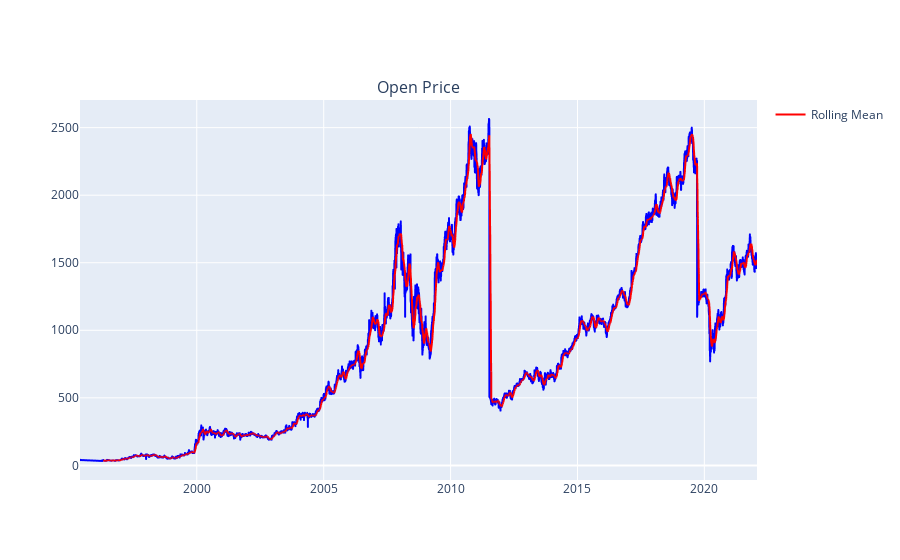

This figure's notebook cell:
### Code cell
import plotly.express as px
import pandas as pd
from plotly.subplots import make_subplots
from statsmodels.tsa.seasonal import seasonal_decompose



def get_figure (df, column_name):
    fig = make_subplots(rows=2, cols=1, shared_xaxes=False,
    horizontal_spacing=0.1, vertical_spacing=0.05,subplot_titles=([column_name]))

    fig1 = px.line(df,'Date', column_name)
    trace1 = fig1['data'][0]
    fig.add_trace(trace1, row=1, col=1)

    fig2 = px.histogram(df,x="Open Price") 
    trace2 = fig2['data'][0]
    fig.add_trace(trace2, row=2, col=1)

    return fig


def get_lineplot (df, column_name):
    fig = make_subplots(rows=1, cols=1, shared_xaxes=False,
    horizontal_spacing=0.1, vertical_spacing=0.05,subplot_titles=([column_name]))

    fig1 = px.line(df,'Date', column_name)
    trace1 = fig1['data'][0]
    fig.add_trace(trace1, row=1, col=1)
    return fig
 
  
def get_histogram (df, column_name):
    fig = make_subplots(rows=1, cols=1, shared_xaxes=False,
    horizontal_spacing=0.1, vertical_spacing=0.05,subplot_titles=([column_name]))
    fig2 = px.histogram(df,x=column_name) 
    trace2 = fig2['data'][0]
    fig.add_trace(trace2, row=1, col=1)

    return fig



    



def get_seasonality(df, column_name):

    df = df.sort_values(by=['Date']) 
    df.index = df['Date'].to_list()
    
    data = df[column_name]
    
    result = seasonal_decompose(data, model='additive', extrapolate_trend='freq',period=7)

    fig = make_subplots(rows=4, cols=1, shared_xaxes=False,
                        horizontal_spacing=0.1, vertical_spacing=0.05)

    fig1 = px.line(result.observed)
    trace1 = fig1['data'][0]
    fig.add_trace(trace1, row=1, col=1)

    fig2 = px.line(result.trend)
    trace2 = fig2['data'][0]
    fig.add_trace(trace2, row=2, col=1)

    fig3 = px.line(result.seasonal)
    trace3 = fig3['data'][0]
    fig.add_trace(trace3, row=3, col=1)

    fig4 = px.line(result.resid)
    trace4 = fig4['data'][0]
    fig.add_trace(trace4, row=4, col=1)

    labels = ['Raw', 'Trend', 'Seasonal', 'Residual']
    colors = ['blue', 'red', 'green', 'black']
    for i in range(0, 4):
        fig['data'][i]['showlegend'] = True
        fig['data'][i]['name'] = labels[i]
        fig['data'][i]['line']['color'] = colors[i]

    fig.update_traces()

    fig.update_layout(title=column_name,
                      font=dict(family="Times Roman, monospace", size=12, color="Black")
                      )

    fig.update_layout(showlegend=True)
    fig.update_layout({'legend_orientation': 'v'})
    fig.update_layout(width=600, height=600, margin=dict(l=10, r=10, t=100, b=40))

    return fig




def plot_rolling_mean (df, column_name, window_size):
    df = df.sort_values (by=['Date'])
    df.index = df['Date'].to_list()
    S = df[column_name]
    X = S.rolling(window_size).mean()

    fig = make_subplots(rows=1, cols=1, shared_xaxes=False,
    horizontal_spacing=0.1, vertical_spacing=0.05,subplot_titles=([column_name]))

    fig1 = px.line(df,'Date', column_name)
    trace1 = fig1['data'][0]
    
    fig2 = px.line(X)
    trace2 = fig2['data'][0]
        
    fig.add_trace(trace1, row=1, col=1)
    fig.add_trace(trace2, row=1, col=1)
  
    
    fig['data'][0]['line']['color'] = 'blue'
    fig['data'][1]['line']['color'] = 'red'  
    fig['data'][0]['name'] = 'Raw'
    fig['data'][1]['name'] = 'Rolling Mean'

    return fig
    
    



if __name__ == "__main__":
    
    df = pd.read_csv(r"C:\Users\jayanti.prasad\Data\TS-DATA\hdfc.csv",parse_dates=['Date'])
    columns = df.columns 
    column_name = columns[1]

    #fig = get_lineplot(df, column_name)
    #fig = get_histogram (df, column_name)
    #fig = get_figure (df, column_name)
    #fig = get_seasonality (df, column_name)
    
    fig = plot_rolling_mean (df, column_name, 20)
    
    fig.show()

### Figure 1 — Plotly figure (JSON) as saved in the notebook; plotly's stock layout.template omitted (floating-point values rounded to 4 significant figures; data arrays with more than 128 entries replaced by an {"elided": "..."} marker saying what was removed)
{"data": [{"hovertemplate": "Date=%{x}<br>Open Price=%{y}<extra></extra>", "legendgroup": "", "line": {"color": "blue", "dash": "solid"}, "marker": {"symbol": "circle"}, "mode": "lines", "name": "Raw", "showlegend": false, "type": "scattergl", "x": {"elided": "6455 str values"}, "xaxis": "x", "y": {"elided": "6455 float values"}, "yaxis": "y"}, {"hovertemplate": "variable=Open Price<br>index=%{x}<br>value=%{y}<extra></extra>", "legendgroup": "Open Price", "line": {"color": "red", "dash": "solid"}, "marker": {"symbol": "circle"}, "mode": "lines", "name": "Rolling Mean", "showlegend": true, "type": "scattergl", "x": {"elided": "6455 str values"}, "xaxis": "x", "y": {"elided": "6455 float values"}, "yaxis": "y"}], "layout": {"annotations": [{"font": {"size": 16}, "showarrow": false, "text": "Open Price", "x": 0.5, "xanchor": "center", "xref": "paper", "y": 1, "yanchor": "bottom", "yref": "paper"}], "xaxis": {"anchor": "y", "domain": [0, 1]}, "yaxis": {"anchor": "x", "domain": [0, 1]}}}
